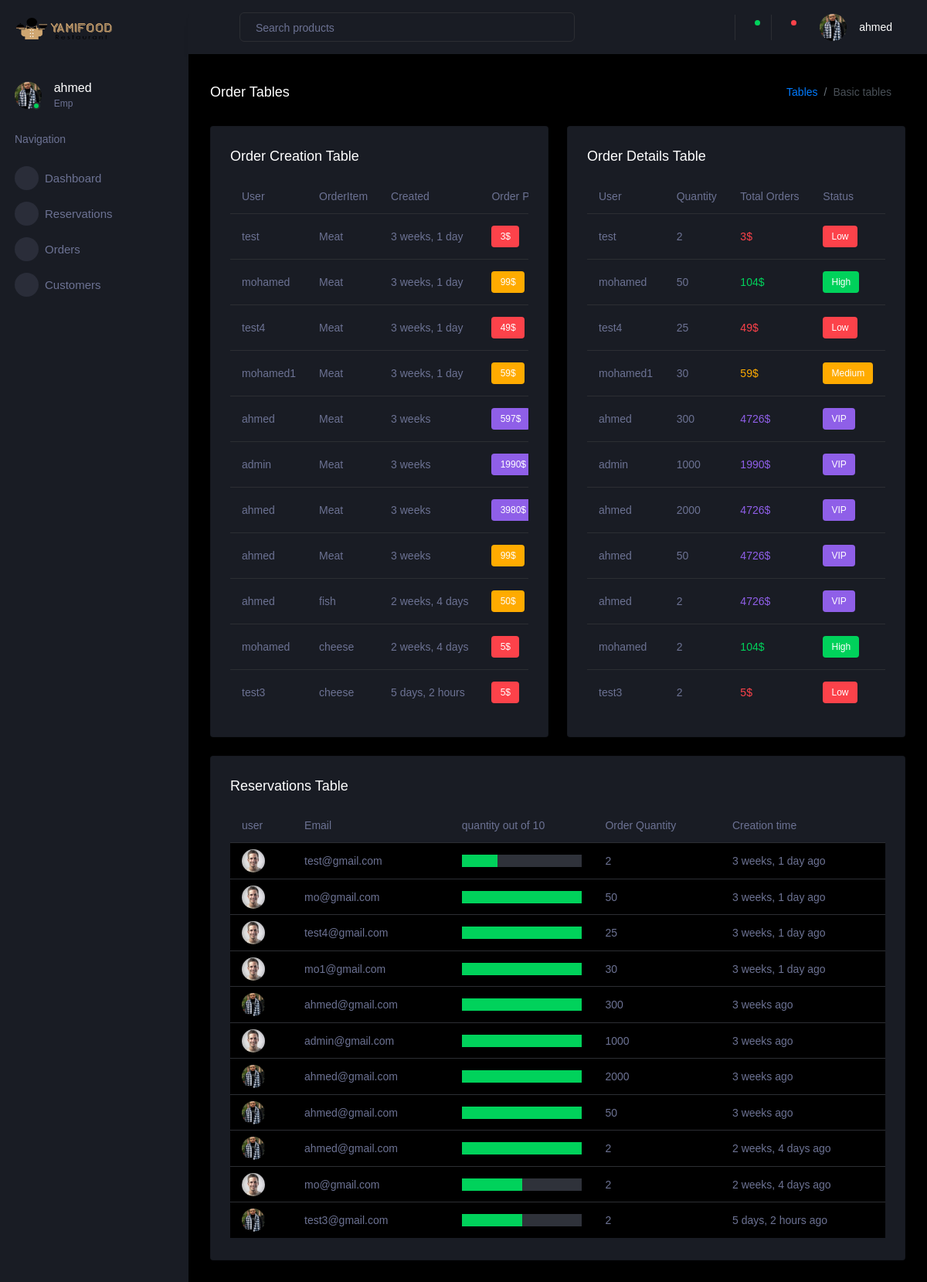
The page /OrderTables/ (signed in) on the database as committed earlier.
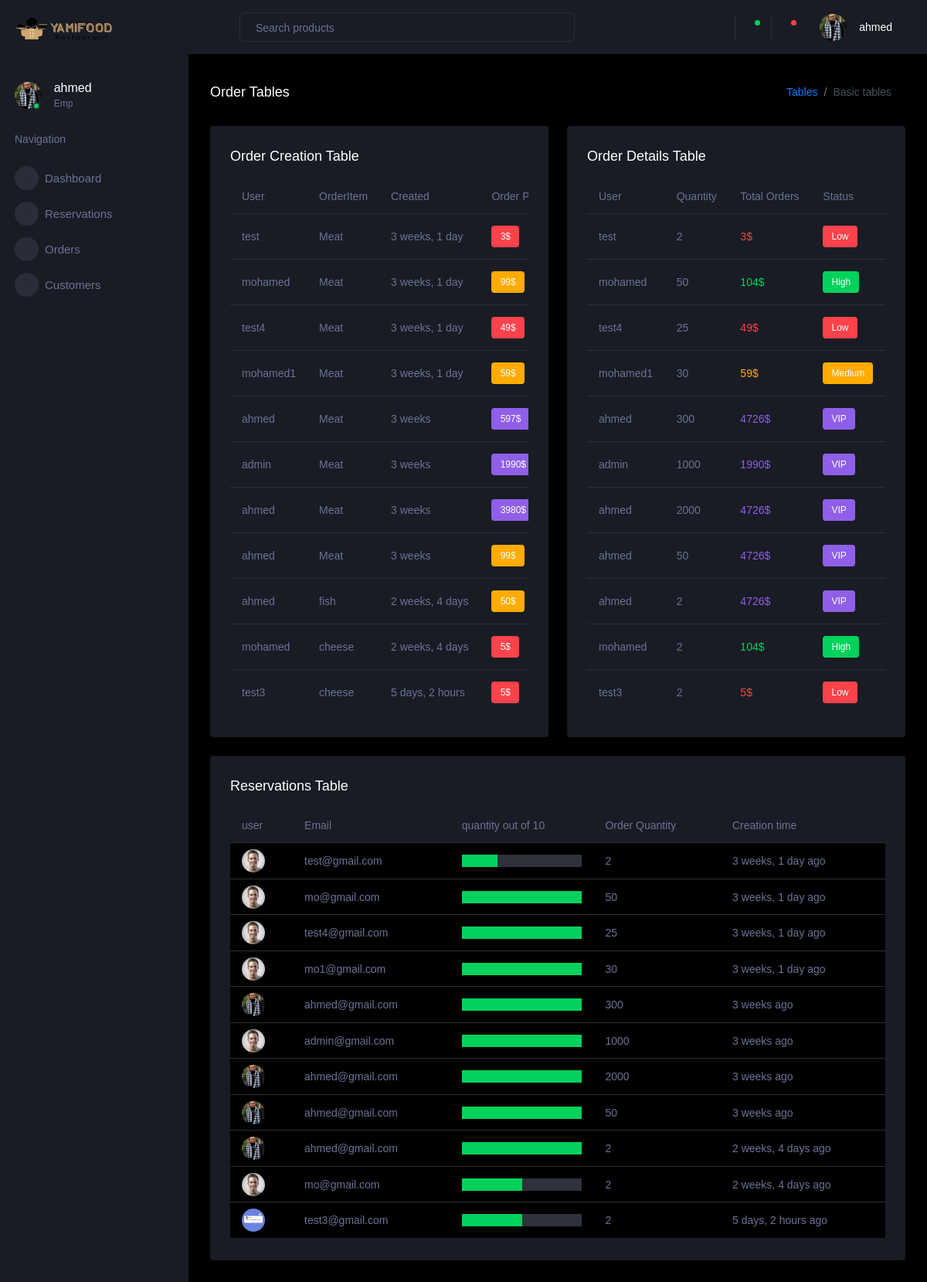
The same page on the database as committed later.
### Res/models.py (models this page shows, shortened)
class Orders(models.Model):
    created = models.DateTimeField(auto_now_add=True)
    items = models.ForeignKey(Items, on_delete=models.CASCADE)
    user = models.ForeignKey(User ,on_delete = models.CASCADE )
    more_information = models.TextField(null=True)
    quantity = models.IntegerField(default=1)
    def total_price(self):
        return int(self.quantity * self.items.price)
    def prograss(self):
        return int(self.quantity * self.items.price) * 10
    def UserTotalOrdersPrice(self):
        TotalPrice = 0
        userorders = Orders.objects.filter(user=self.user)
        for price in userorders:
            TotalPrice = TotalPrice + price.total_price()
        return TotalPrice

class User(AbstractUser):
    pic = models.ImageField(null = True , default="profile-7.jpg")
    Email = models.EmailField(unique=True)
    name = models.CharField(max_length=200, null = True)
    location = PlainLocationField(based_fields=['Cairo'], zoom=7)
    phone_number = PhoneNumberField(null=True)
    USERNAME_FIELD = 'Email'
    REQUIRED_FIELDS = []
    def role(self):
        return str(self.groups.all()[0])

class Items(models.Model):
    FOOD_CHOICES = (
    ("denner", "denner"),
    ("lunch", "lunch"),
    ("drinks", "drinks"),
)
    name = models.CharField(max_length=200)
    image = models.ImageField(default = 'post-img-03.jpg')
    quantity = models.IntegerField(default= 1)
    description = models.TextField(default='Great test food')
    price = models.FloatField(default=1.99)
    type = models.CharField(max_length=10,choices= FOOD_CHOICES, default= "lunch")
    def __str__(self):
        return self.name

### Res/views.py (the view)
# urls.py: path('OrderTables/', views.OrderTables , name ='OrderTables'),
@login_required(login_url='login')
def OrderTables(request):
    orders = Orders.objects.all()
    if request.method == "POST":
        search = request.POST.get("search")
        if search != None :
            orders = Orders.objects.filter(Q(user__name__icontains=search) | Q(user__Email__icontains=search) |Q(items__name__icontains=search)|Q(created__icontains=search)|Q(quantity__icontains=search))
    context = {"orders":orders,} #"UserList":UserList,"userTotalPriceList":userTotalPriceList,
    return render(request,'Res/Tables/OrderTables.html',context)

### Res/Templates/Res/Tables/OrderTables.html (shortened to what the changed rows need)
<!DOCTYPE html>
<html lang="en">
  {%load static%}
{%include 'Res/AdminHead.html'%}
  <body>
    <div class="container-scroller">
      <div class="container-fluid page-body-wrapper">
        <div class="main-panel">
          <div class="content-wrapper">
            <div class="row">
              <div class="col-lg-6 grid-margin stretch-card">
                <div class="card">
                  <div class="card-body">
                    <div class="table-responsive">
                      <table class="table">
                        <thead>
                          <tr>
                            <th>User</th>
                            <th>OrderItem</th>
                            <th>Created</th>
                            <th>Order Price</th>
                          </tr>
                        </thead>
                        <tbody>
                          {%for order in orders%}
                          <tr>
                            <td>{{order.user.username}}</td>
                            <td>{{order.items}}</td>
                            <td>{{order.created|timesince}}</td>
                            {%if order.total_price < 50 %}
                            <td><label class="badge badge-danger">{{order.total_price}}$</label></td>
                            {%elif order.total_price >= 50  and  order.total_price < 100%}
                            <td><label class="badge badge-warning">{{order.total_price}}$</label></td>
                            {%elif order.total_price >= 100  and  order.total_price < 200%}
                            <td><label class="badge badge-success">{{order.total_price}}$</label></td>
                            {%elif order.total_price > 200 %}
                            <td><label class="badge badge-info">{{order.total_price}}$</label></td>
                            {%endif%}
                          </tr>
                          {%endfor%}
                        </tbody>
                      </table>
                    </div>
                  </div>
                </div>
              </div>
              <div class="col-lg-6 grid-margin stretch-card">
                <div class="card">
                  <div class="card-body">
                    <div class="table-responsive">
                      <table class="table table-hover">
                        <thead>
                          <tr>
                            <th>User</th>
                            <th>Quantity</th>
                            <th>Total Orders</th>
                            <th>Status</th>
                          </tr>
                        </thead>
                        <tbody>
                          {%for order in orders%}
                          <tr>
                            <td>{{order.user.username}}</td>
                            <td>{{order.quantity}}</td>
                            {%if order.UserTotalOrdersPrice < 50 %}
                            <td class="text-danger"> {{order.UserTotalOrdersPrice}}$</td>
                            <td><label class="badge badge-danger">Low</label></td>
                            {%elif order.UserTotalOrdersPrice >= 50 and order.UserTotalOrdersPrice < 100 %}
                            <td class="text-warning"> {{order.UserTotalOrdersPrice}}$</td>
                            <td><label class="badge badge-warning">Medium</label></td>
                            {%elif order.UserTotalOrdersPrice >= 100 and order.UserTotalOrdersPrice < 200 %}
                            <td class="text-success"> {{order.UserTotalOrdersPrice}}$</td>
                            <td><label class="badge badge-success">High</label></td>
                            {%elif order.UserTotalOrdersPrice > 200  %}
                            <td class="text-info"> {{order.UserTotalOrdersPrice}}$</td>
                            <td><label class="badge badge-info">VIP</label></td>
                            {%endif%}
                          </tr>
                          {%endfor%}
                        </tbody>
                      </table>
                    </div>
                  </div>
                </div>
              </div>
              <div class="col-lg-12 grid-margin stretch-card">
                <div class="card">
                  <div class="card-body">
                    <div class="table-responsive">
                      <table class="table table-striped">
                        <thead>
                          <tr>
                            <th> user </th>
                            <th> Email </th>
                            <th> quantity out of 10 </th>
                            <th> Order Quantity </th>
                            <th> Creation time </th>
                          </tr>
                        </thead>
                        <tbody>
                          {%for order in orders%}
                          <tr>
                            <td class="py-1">
                              <img src="{{ order.user.pic.url }}" alt="image" />
                            </td>
                            <td> {{order.user}}</td>
                            <td>
                              <div class="progress">
                                <div class="progress-bar bg-success"  role="progressbar" style="width: {{order.prograss}}%" aria-valuenow="25" aria-valuemin="0" aria-valuemax="100"></div>
                              </div>
                            </td>
                            <td> {{order.quantity}} </td>
                            <td>{{ order.created | timesince }} ago</td>
                          </tr>
                          <tr>
                          {%endfor%}
                        </tbody>
                      </table>
                    </div>
                  </div>
                </div>
              </div>
            </div>
          </div>
        </div>
      </div>
    </div>
  </body>
</html>

Rows that differ between the two databases and show on the page:
changed through a linked row, Orders "5 days, 2 hours": user.pic: a different picture
